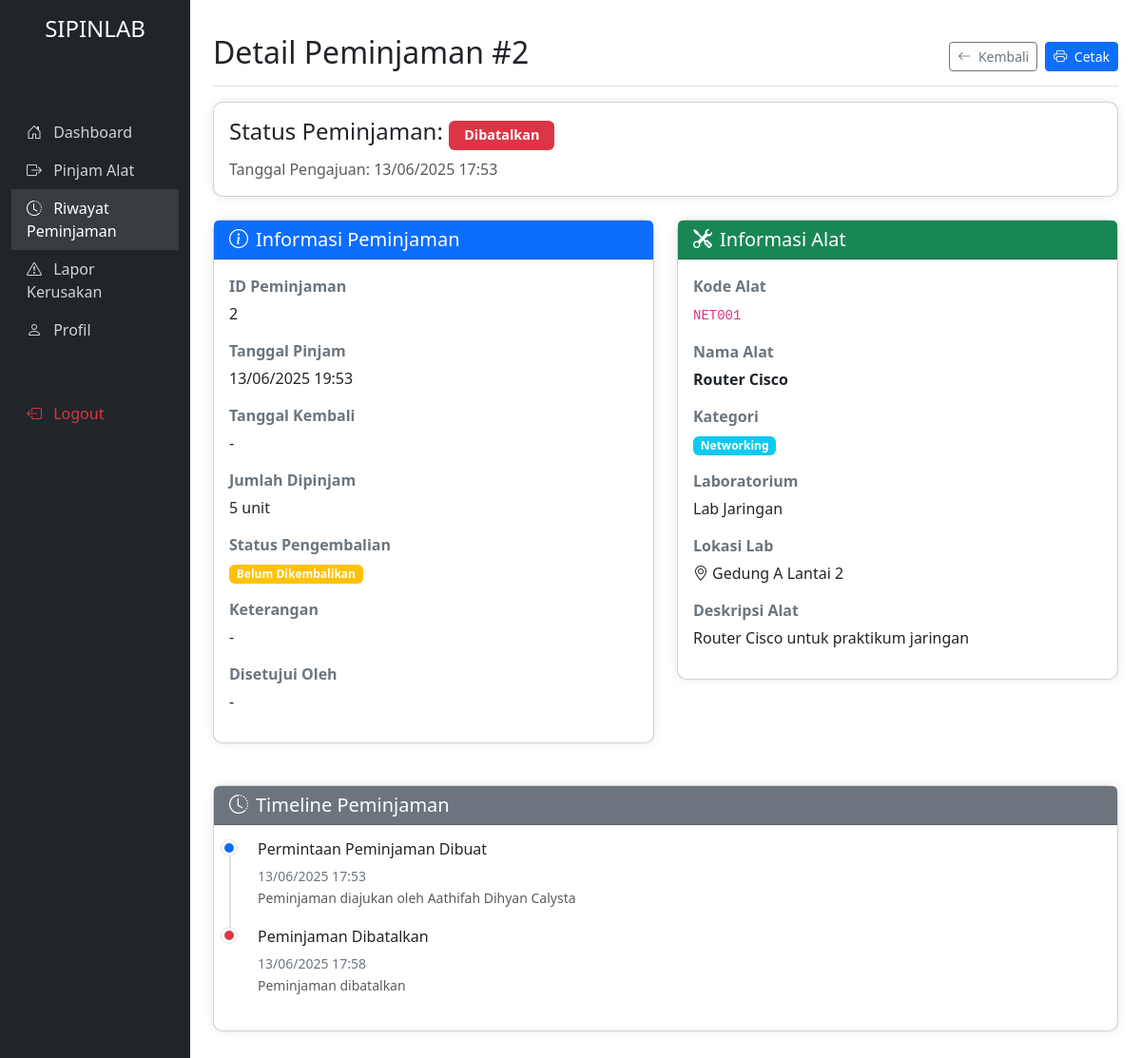
Page /mahasiswa/detail-peminjaman.php?id=2 (signed in) on the committed database.
### tables this page shows
CREATE TABLE `peminjaman` (
  `id` int NOT NULL AUTO_INCREMENT,
  `id_peminjam` int NOT NULL,
  `tanggal_pinjam` datetime NOT NULL,
  `tanggal_kembali` datetime DEFAULT NULL,
  `status` enum('menunggu','dipinjam','dikembalikan','terlambat','dibatalkan') DEFAULT 'menunggu',
  `keterangan` text,
  `disetujui_oleh` int DEFAULT NULL,
  `created_at` timestamp NOT NULL DEFAULT CURRENT_TIMESTAMP,
  `updated_at` timestamp NOT NULL DEFAULT CURRENT_TIMESTAMP ON UPDATE CURRENT_TIMESTAMP,
  PRIMARY KEY (`id`),
  KEY `disetujui_oleh` (`disetujui_oleh`),
  KEY `idx_peminjaman_status` (`status`),
  KEY `idx_peminjaman_user` (`id_peminjam`),
  CONSTRAINT `peminjaman_ibfk_1` FOREIGN KEY (`id_peminjam`) REFERENCES `pengguna` (`id`),
  CONSTRAINT `peminjaman_ibfk_2` FOREIGN KEY (`disetujui_oleh`) REFERENCES `pengguna` (`id`)
);

CREATE TABLE `detail_peminjaman` (
  `id` int NOT NULL AUTO_INCREMENT,
  `id_peminjaman` int NOT NULL,
  `id_alat` int NOT NULL,
  `jumlah` int NOT NULL DEFAULT '1',
  `status_kembali` enum('belum','sudah','rusak') DEFAULT 'belum',
  `created_at` timestamp NOT NULL DEFAULT CURRENT_TIMESTAMP,
  `updated_at` timestamp NOT NULL DEFAULT CURRENT_TIMESTAMP ON UPDATE CURRENT_TIMESTAMP,
  PRIMARY KEY (`id`),
  KEY `detail_peminjaman_ibfk_1` (`id_peminjaman`),
  KEY `detail_peminjaman_ibfk_2` (`id_alat`),
  CONSTRAINT `detail_peminjaman_ibfk_1` FOREIGN KEY (`id_peminjaman`) REFERENCES `peminjaman` (`id`) ON DELETE CASCADE,
  CONSTRAINT `detail_peminjaman_ibfk_2` FOREIGN KEY (`id_alat`) REFERENCES `alat` (`id`) ON DELETE CASCADE
);

CREATE TABLE `alat` (
  `id` int NOT NULL AUTO_INCREMENT,
  `kode` varchar(50) NOT NULL,
  `nama` varchar(100) NOT NULL,
  `deskripsi` text,
  `jumlah_total` int NOT NULL DEFAULT '1',
  `jumlah_tersedia` int NOT NULL DEFAULT '1',
  `kondisi` enum('baik','rusak_ringan','rusak_berat') DEFAULT 'baik',
  `id_kategori` int DEFAULT NULL,
  `id_laboratorium` int DEFAULT NULL,
  `created_at` timestamp NOT NULL DEFAULT CURRENT_TIMESTAMP,
  `updated_at` timestamp NOT NULL DEFAULT CURRENT_TIMESTAMP ON UPDATE CURRENT_TIMESTAMP,
  PRIMARY KEY (`id`),
  UNIQUE KEY `kode` (`kode`),
  KEY `id_kategori` (`id_kategori`),
  KEY `id_laboratorium` (`id_laboratorium`),
  CONSTRAINT `alat_ibfk_1` FOREIGN KEY (`id_kategori`) REFERENCES `kategori_alat` (`id`),
  CONSTRAINT `alat_ibfk_2` FOREIGN KEY (`id_laboratorium`) REFERENCES `laboratorium` (`id`)
);

CREATE TABLE `kategori_alat` (
  `id` int NOT NULL AUTO_INCREMENT,
  `nama` varchar(100) NOT NULL,
  `keterangan` text,
  `created_at` timestamp NOT NULL DEFAULT CURRENT_TIMESTAMP,
  `updated_at` timestamp NOT NULL DEFAULT CURRENT_TIMESTAMP ON UPDATE CURRENT_TIMESTAMP,
  PRIMARY KEY (`id`)
);

CREATE TABLE `laboratorium` (
  `id` int NOT NULL AUTO_INCREMENT,
  `nama` varchar(100) NOT NULL,
  `lokasi` varchar(100) NOT NULL,
  `keterangan` text,
  `created_at` timestamp NOT NULL DEFAULT CURRENT_TIMESTAMP,
  `updated_at` timestamp NOT NULL DEFAULT CURRENT_TIMESTAMP ON UPDATE CURRENT_TIMESTAMP,
  PRIMARY KEY (`id`)
);

CREATE TABLE `pengguna` (
  `id` int NOT NULL AUTO_INCREMENT,
  `username` varchar(50) NOT NULL,
  `password` varchar(255) NOT NULL,
  `nama_lengkap` varchar(100) NOT NULL,
  `npm` varchar(20) DEFAULT NULL,
  `role` enum('admin','mahasiswa') NOT NULL,
  `created_at` timestamp NOT NULL DEFAULT CURRENT_TIMESTAMP,
  `updated_at` timestamp NOT NULL DEFAULT CURRENT_TIMESTAMP ON UPDATE CURRENT_TIMESTAMP,
  `email` varchar(100) DEFAULT NULL,
  `no_telp` varchar(20) DEFAULT NULL,
  PRIMARY KEY (`id`),
  UNIQUE KEY `username` (`username`),
  UNIQUE KEY `npm` (`npm`),
  KEY `idx_username` (`username`),
  KEY `idx_npm` (`npm`),
  KEY `idx_role` (`role`)
);

### mahasiswa/detail-peminjaman.php (the view, shortened to what the rows shown need)
<?php
$database = new Database();
$auth = new Auth($database);
$user = $auth->getUser();
$id_peminjaman = (int)$_GET['id'];
try {
    $conn = $database->getConnection();
    $query = "SELECT p.*,
                     u.nama_lengkap as nama_peminjam, u.npm,
                     a.nama as nama_alat, a.kode as kode_alat, a.deskripsi as deskripsi_alat,
                     l.nama as nama_lab, l.lokasi as lokasi_lab,
                     k.nama as kategori_alat,
                     dp.jumlah, dp.status_kembali,
                     admin.nama_lengkap as nama_admin
              FROM peminjaman p
              JOIN pengguna u ON p.id_peminjam = u.id
              JOIN detail_peminjaman dp ON p.id = dp.id_peminjaman
              JOIN alat a ON dp.id_alat = a.id
              JOIN laboratorium l ON a.id_laboratorium = l.id
              JOIN kategori_alat k ON a.id_kategori = k.id
              LEFT JOIN pengguna admin ON p.disetujui_oleh = admin.id
              WHERE p.id = ? AND p.id_peminjam = ?";
    $stmt = $conn->prepare($query);
    $stmt->execute([$id_peminjaman, $user['id']]);
    $peminjaman = $stmt->fetch(PDO::FETCH_ASSOC);
} catch (PDOException $e) {
    error_log("Error in detail-peminjaman.php: " . $e->getMessage());
    header("Location: riwayat.php?error=database_error");
    exit;
}
?>
<!DOCTYPE html>
<html lang="id">
<head>
    <link href="https://cdn.jsdelivr.net/npm/bootstrap@5.3.0-alpha1/dist/css/bootstrap.min.css" rel="stylesheet">
    <link rel="stylesheet" href="https://cdn.jsdelivr.net/npm/bootstrap-icons@1.10.0/font/bootstrap-icons.css">
</head>
<body>
    <div class="container-fluid">
        <div class="row">
            <div class="col-md-9 ms-sm-auto col-lg-10 px-md-4 main-content">
                <div class="d-flex justify-content-between flex-wrap flex-md-nowrap align-items-center pt-3 pb-2 mb-3 border-bottom">
                    <h1 class="h2">Detail Peminjaman #<?php echo $peminjaman['id']; ?></h1>
                    <div class="btn-toolbar mb-2 mb-md-0">
                        <a href="riwayat.php" class="btn btn-sm btn-outline-secondary">
                        </a>
                        <button type="button" class="btn btn-sm btn-primary ms-2" onclick="window.print()">
                        </button>
                    </div>
                </div>
                <div class="card card-dashboard mb-4">
                    <div class="card-body">
                        <div class="row align-items-center">
                            <div class="col-md-8">
                                <h4>Status Peminjaman:
                                    <?php if ($peminjaman['status'] == 'menunggu'): ?>
                                        <span class="badge bg-warning status-badge">Menunggu Persetujuan</span>
                                    <?php elseif ($peminjaman['status'] == 'dipinjam'): ?>
                                        <span class="badge bg-primary status-badge">Sedang Dipinjam</span>
                                    <?php elseif ($peminjaman['status'] == 'dikembalikan'): ?>
                                        <span class="badge bg-success status-badge">Sudah Dikembalikan</span>
                                    <?php elseif ($peminjaman['status'] == 'dibatalkan'): ?>
                                        <span class="badge bg-danger status-badge">Dibatalkan</span>
                                    <?php elseif ($peminjaman['status'] == 'terlambat'): ?>
                                        <span class="badge bg-danger status-badge">Terlambat</span>
                                    <?php endif; ?>
                                </h4>
                                <p class="mb-0 text-muted">Tanggal Pengajuan: <?php echo date('d/m/Y H:i', strtotime($peminjaman['created_at'])); ?></p>
                            </div>
                        </div>
                    </div>
                </div>
                <div class="row">
                    <div class="col-md-6">
                        <div class="card card-dashboard">
                            <div class="card-body">
                                <div class="detail-item">
                                    <div class="detail-label">ID Peminjaman</div>
                                    <div><?php echo $peminjaman['id']; ?></div>
                                </div>
                                <div class="detail-item">
                                    <div class="detail-label">Tanggal Pinjam</div>
                                    <div><?php echo date('d/m/Y H:i', strtotime($peminjaman['tanggal_pinjam'])); ?></div>
                                </div>
                                <div class="detail-item">
                                    <div class="detail-label">Jumlah Dipinjam</div>
                                    <div><?php echo $peminjaman['jumlah']; ?> unit</div>
                                </div>
                            </div>
                        </div>
                    </div>
                    <div class="col-md-6">
                        <div class="card card-dashboard">
                            <div class="card-body">
                                <div class="detail-item">
                                    <div><code><?php echo htmlspecialchars($peminjaman['kode_alat']); ?></code></div>
                                </div>
                                <div class="detail-item">
                                    <div><strong><?php echo htmlspecialchars($peminjaman['nama_alat']); ?></strong></div>
                                </div>
                                <div class="detail-item">
                                    <div><span class="badge bg-info"><?php echo htmlspecialchars($peminjaman['kategori_alat']); ?></span></div>
                                </div>
                                <div class="detail-item">
                                    <div class="detail-label">Laboratorium</div>
                                    <div><?php echo htmlspecialchars($peminjaman['nama_lab']); ?></div>
                                </div>
                                <div class="detail-item">
                                    <div class="detail-label">Lokasi Lab</div>
                                    <div><i class="bi bi-geo-alt me-1"></i><?php echo htmlspecialchars($peminjaman['lokasi_lab']); ?></div>
                                </div>
                                <div class="detail-item">
                                    <div class="detail-label">Deskripsi Alat</div>
                                    <div><?php echo $peminjaman['deskripsi_alat'] ? htmlspecialchars($peminjaman['deskripsi_alat']) : '-'; ?></div>
                                </div>
                            </div>
                        </div>
                    </div>
                </div>
                <div class="card card-dashboard mt-4">
                    <div class="card-body">
                        <div class="timeline">
                            <div class="timeline-item">
                                <div class="timeline-content">
                                    <h6>Permintaan Peminjaman Dibuat</h6>
                                    <div class="timeline-date"><?php echo date('d/m/Y H:i', strtotime($peminjaman['created_at'])); ?></div>
                                    <small class="text-muted">Peminjaman diajukan oleh <?php echo htmlspecialchars($peminjaman['nama_peminjam']); ?></small>
                                </div>
                            </div>
                            <?php if ($peminjaman['status'] == 'dibatalkan'): ?>
                                <div class="timeline-item">
                                    <div class="timeline-badge bg-danger"></div>
                                    <div class="timeline-content">
                                        <h6>Peminjaman Dibatalkan</h6>
                                        <div class="timeline-date"><?php echo date('d/m/Y H:i', strtotime($peminjaman['updated_at'])); ?></div>
                                        <small class="text-muted">Peminjaman dibatalkan</small>
                                    </div>
                                </div>
                            <?php endif; ?>
                        </div>
                    </div>
                </div>
            </div>
        </div>
    </div>
</body>
</html>

### rows in the picture
peminjaman: id "2", created_at "13/06/2025 17:53", tanggal_pinjam "13/06/2025 19:53", detail_peminjaman.jumlah "5", alat.kode "NET001", alat.nama "Router Cisco", kategori_alat.nama "Networking", laboratorium.nama "Lab Jaringan", laboratorium.lokasi "Gedung A Lantai 2", alat.deskripsi "Router Cisco untuk praktikum jaringan", id_peminjam.nama_lengkap "Aathifah Dihyan Calysta", updated_at "13/06/2025 17:58"
